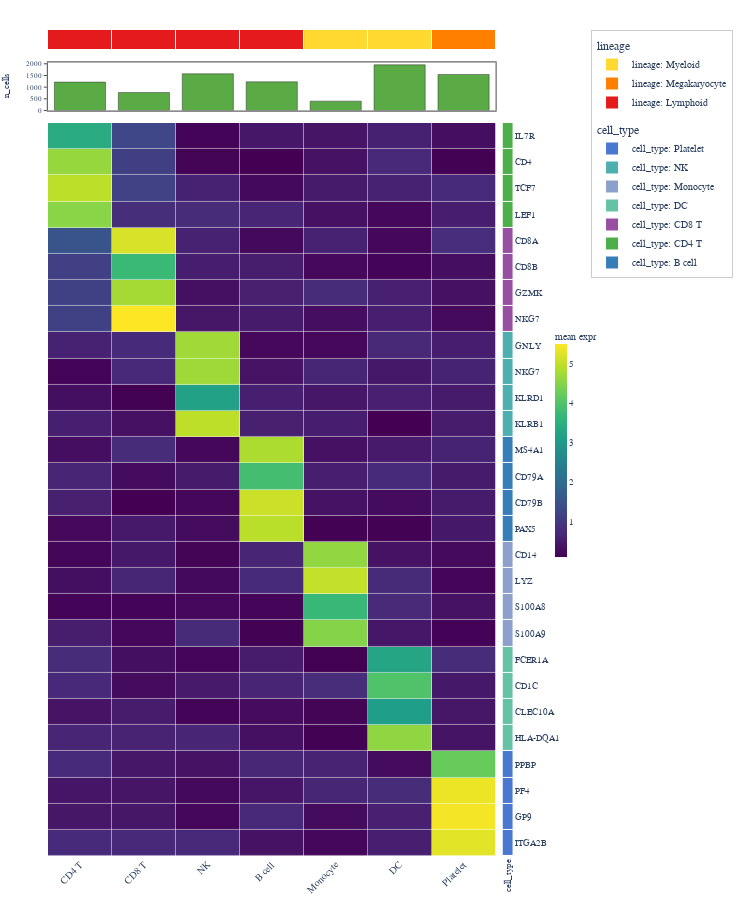

The notebook cell saved with this chart:
### Code cell
# ---------- 4. Single-Cell Marker Genes (scRNA-seq) ----------
#
# Mean expression of known marker genes per cell cluster.
# Classic dot-plot alternative used in scRNA-seq papers (Seurat/Scanpy style).
# No row/col clustering — genes and clusters are in biological order.

rng4 = np.random.default_rng(2027)

# Cell type clusters and their canonical markers
cluster_markers = {
    "CD4 T": ["IL7R", "CD4", "TCF7", "LEF1"],
    "CD8 T": ["CD8A", "CD8B", "GZMK", "NKG7"],
    "NK": ["GNLY", "NKG7", "KLRD1", "KLRB1"],
    "B cell": ["MS4A1", "CD79A", "CD79B", "PAX5"],
    "Monocyte": ["CD14", "LYZ", "S100A8", "S100A9"],
    "DC": ["FCER1A", "CD1C", "CLEC10A", "HLA-DQA1"],
    "Platelet": ["PPBP", "PF4", "GP9", "ITGA2B"],
}

clusters = list(cluster_markers.keys())
all_markers = [g for genes in cluster_markers.values() for g in genes]
n_markers = len(all_markers)
n_clusters = len(clusters)

# Cell type lineage annotation
lineage_map = {"CD4 T": "Lymphoid", "CD8 T": "Lymphoid", "NK": "Lymphoid",
               "B cell": "Lymphoid", "Monocyte": "Myeloid", "DC": "Myeloid",
               "Platelet": "Megakaryocyte"}
lineages = [lineage_map[c] for c in clusters]

# Build expression matrix: markers high in their own cluster, low elsewhere
mean_expr = rng4.uniform(0.1, 0.8, (n_markers, n_clusters))
marker_idx = 0
for ci, (ctype, markers) in enumerate(cluster_markers.items()):
    for mi in range(len(markers)):
        mean_expr[marker_idx + mi, ci] = rng4.uniform(3.0, 5.5)
        # slight cross-reactivity with related types
        if ctype in ["CD4 T", "CD8 T"]:
            other = 1 - ci if ci <= 1 else ci
            mean_expr[marker_idx + mi, other] += rng4.uniform(0.5, 1.5)
    marker_idx += len(markers)

df_sc = pd.DataFrame(mean_expr, index=all_markers, columns=clusters)

# Number of cells per cluster (for bar annotation)
n_cells = rng4.integers(200, 3000, n_clusters).astype(float)

top_ha4 = HeatmapAnnotation(
    lineage=lineages,
    n_cells={"values": n_cells, "type": "bar", "color": "#5AAA46"},
)

# Gene-level: which cluster each marker belongs to
marker_cluster = [c for c, markers in cluster_markers.items() for _ in markers]
right_ha4 = HeatmapAnnotation(
    cell_type=marker_cluster,
    which="row",
)

hm4 = ComplexHeatmap(
    df_sc,
    top_annotation=top_ha4,
    right_annotation=right_ha4,
    cluster_rows=False,   # keep biological marker order
    cluster_cols=False,   # keep cluster order
    colorscale="Viridis",
    normalize="none",
    name="mean expr",
    width=750,
    height=900,
)
hm4.to_plotly()

### Figure 1 — Plotly figure (JSON) as saved in the notebook; plotly's stock layout.template omitted (floating-point values rounded to 4 significant figures; data arrays with more than 128 entries replaced by an {"elided": "..."} marker saying what was removed)
{"data": [{"colorbar": {"len": 0.3, "outlinewidth": 0, "thickness": 12, "tickfont": {"family": "Arial, Helvetica, sans-serif", "size": 9}, "title": {"font": {"family": "Arial, Helvetica, sans-serif", "size": 10}, "text": "mean expr"}, "x": 1.079, "xpad": 4, "y": 0.5}, "colorscale": [[0.0, "#440154"], [0.1111, "#482878"], [0.2222, "#3e4989"], [0.3333, "#31688e"], [0.4444, "#26828e"], [0.5556, "#1f9e89"], [0.6667, "#35b779"], [0.7778, "#6ece58"], [0.8889, "#b5de2b"], [1.0, "#fde725"]], "customdata": {"elided": "28x7x2 str values"}, "hovertemplate": "row: %{customdata[0]}<br>col: %{customdata[1]}<br>value: %{z:.3f}<extra></extra>", "x": [0.0, 1.0, 2.0, 3.0, 4.0, 5.0, 6.0], "xgap": 0.5, "y": [0.0, 1.0, 2.0, 3.0, 4.0, 5.0, 6.0, 7.0, 8.0, 9.0, 10.0, 11.0, 12.0, 13.0, 14.0, 15.0, 16.0, 17.0, 18.0, 19.0, 20.0, 21.0, 22.0, 23.0, 24.0, 25.0, 26.0, 27.0], "ygap": 0.5, "z": {"elided": "28x7 float values"}, "type": "heatmap", "xaxis": "x3", "yaxis": "y3"}, {"colorscale": [[0.0, "#E41A1C"], [0.3333, "#E41A1C"], [0.3333, "#FF7F00"], [0.6667, "#FF7F00"], [0.6667, "#FFD92F"], [1.0, "#FFD92F"]], "customdata": [["Lymphoid", "Lymphoid", "Lymphoid", "Lymphoid", "Myeloid", "Myeloid", "Megakaryocyte"]], "hovertemplate": "lineage: %{customdata}<extra></extra>", "showscale": false, "x": [0.0, 1.0, 2.0, 3.0, 4.0, 5.0, 6.0], "xgap": 1, "y": ["lineage"], "ygap": 1, "z": [[0, 0, 0, 0, 2, 2, 1]], "zmax": 2.5, "zmin": -0.5, "type": "heatmap", "xaxis": "x", "yaxis": "y"}, {"hovertemplate": "n_cells: %{y:.2f}<extra></extra>", "marker": {"color": "#5AAA46", "line": {"color": "#333333", "width": 0.5}}, "name": "n_cells", "showlegend": false, "x": [0.0, 1.0, 2.0, 3.0, 4.0, 5.0, 6.0], "y": [1216.0, 768.0, 1572.0, 1227.0, 401.0, 1956.0, 1543.0], "type": "bar", "xaxis": "x2", "yaxis": "y2"}, {"colorscale": [[0.0, "#377EB8"], [0.1429, "#377EB8"], [0.1429, "#4DAF4A"], [0.2857, "#4DAF4A"], [0.2857, "#984EA3"], [0.4286, "#984EA3"], [0.4286, "#66C2A5"], [0.5714, "#66C2A5"], [0.5714, "#8DA0CB"], [0.7143, "#8DA0CB"], [0.7143, "#4EAFB0"], [0.8571, "#4EAFB0"], [0.8571, "#4878CF"], [1.0, "#4878CF"]], "customdata": [["CD4 T"], ["CD4 T"], ["CD4 T"], ["CD4 T"], ["CD8 T"], ["CD8 T"], ["CD8 T"], ["CD8 T"], ["NK"], ["NK"], ["NK"], ["NK"], ["B cell"], ["B cell"], ["B cell"], ["B cell"], ["Monocyte"], ["Monocyte"], ["Monocyte"], ["Monocyte"], ["DC"], ["DC"], ["DC"], ["DC"], ["Platelet"], ["Platelet"], ["Platelet"], ["Platelet"]], "hovertemplate": "cell_type: %{customdata}<extra></extra>", "showscale": false, "x": ["cell_type"], "xgap": 1, "y": [0.0, 1.0, 2.0, 3.0, 4.0, 5.0, 6.0, 7.0, 8.0, 9.0, 10.0, 11.0, 12.0, 13.0, 14.0, 15.0, 16.0, 17.0, 18.0, 19.0, 20.0, 21.0, 22.0, 23.0, 24.0, 25.0, 26.0, 27.0], "ygap": 1, "z": [[1], [1], [1], [1], [2], [2], [2], [2], [5], [5], [5], [5], [0], [0], [0], [0], [4], [4], [4], [4], [3], [3], [3], [3], [6], [6], [6], [6]], "zmax": 6.5, "zmin": -0.5, "type": "heatmap", "xaxis": "x4", "yaxis": "y4"}, {"legendgroup": "lineage", "legendgrouptitle": {"text": "lineage"}, "marker": {"color": "#E41A1C", "size": 10, "symbol": "square"}, "mode": "markers", "name": "lineage: Lymphoid", "showlegend": true, "x": [null], "y": [null], "type": "scatter"}, {"legendgroup": "lineage", "legendgrouptitle": {"text": "lineage"}, "marker": {"color": "#FF7F00", "size": 10, "symbol": "square"}, "mode": "markers", "name": "lineage: Megakaryocyte", "showlegend": true, "x": [null], "y": [null], "type": "scatter"}, {"legendgroup": "lineage", "legendgrouptitle": {"text": "lineage"}, "marker": {"color": "#FFD92F", "size": 10, "symbol": "square"}, "mode": "markers", "name": "lineage: Myeloid", "showlegend": true, "x": [null], "y": [null], "type": "scatter"}, {"legendgroup": "cell_type", "legendgrouptitle": {"text": "cell_type"}, "marker": {"color": "#377EB8", "size": 10, "symbol": "square"}, "mode": "markers", "name": "cell_type: B cell", "showlegend": true, "x": [null], "y": [null], "type": "scatter"}, {"legendgroup": "cell_type", "legendgrouptitle": {"text": "cell_type"}, "marker": {"color": "#4DAF4A", "size": 10, "symbol": "square"}, "mode": "markers", "name": "cell_type: CD4 T", "showlegend": true, "x": [null], "y": [null], "type": "scatter"}, {"legendgroup": "cell_type", "legendgrouptitle": {"text": "cell_type"}, "marker": {"color": "#984EA3", "size": 10, "symbol": "square"}, "mode": "markers", "name": "cell_type: CD8 T", "showlegend": true, "x": [null], "y": [null], "type": "scatter"}, {"legendgroup": "cell_type", "legendgrouptitle": {"text": "cell_type"}, "marker": {"color": "#66C2A5", "size": 10, "symbol": "square"}, "mode": "markers", "name": "cell_type: DC", "showlegend": true, "x": [null], "y": [null], "type": "scatter"}, {"legendgroup": "cell_type", "legendgrouptitle": {"text": "cell_type"}, "marker": {"color": "#8DA0CB", "size": 10, "symbol": "square"}, "mode": "markers", "name": "cell_type: Monocyte", "showlegend": true, "x": [null], "y": [null], "type": "scatter"}, {"legendgroup": "cell_type", "legendgrouptitle": {"text": "cell_type"}, "marker": {"color": "#4EAFB0", "size": 10, "symbol": "square"}, "mode": "markers", "name": "cell_type: NK", "showlegend": true, "x": [null], "y": [null], "type": "scatter"}, {"legendgroup": "cell_type", "legendgrouptitle": {"text": "cell_type"}, "marker": {"color": "#4878CF", "size": 10, "symbol": "square"}, "mode": "markers", "name": "cell_type: Platelet", "showlegend": true, "x": [null], "y": [null], "type": "scatter"}], "layout": {"xaxis": {"anchor": "y", "domain": [0.0, 0.9604], "matches": "x3", "showticklabels": false, "showgrid": false, "zeroline": false, "showline": false}, "yaxis": {"anchor": "x", "domain": [0.9758, 1.0], "showgrid": false, "zeroline": false, "showticklabels": false, "showline": false}, "xaxis2": {"anchor": "y2", "domain": [0.0, 0.9604], "matches": "x3", "showticklabels": false, "showgrid": false, "zeroline": false, "showline": true, "linewidth": 1.2, "linecolor": "#666666", "mirror": true}, "yaxis2": {"anchor": "x2", "domain": [0.9026, 0.9608], "showgrid": false, "zeroline": false, "showticklabels": true, "showline": true, "title": {"font": {"size": 9, "family": "Arial, Helvetica, sans-serif"}, "text": "n_cells"}, "linewidth": 1.2, "linecolor": "#666666", "mirror": true, "tickfont": {"size": 7, "family": "Arial, Helvetica, sans-serif"}, "ticks": "outside", "ticklen": 3}, "xaxis3": {"anchor": "y3", "domain": [0.0, 0.9604], "showgrid": false, "zeroline": false, "showticklabels": true, "showline": false, "tickfont": {"size": 10, "family": "Arial, Helvetica, sans-serif"}, "tickvals": [0, 1, 2, 3, 4, 5, 6], "ticktext": ["CD4 T", "CD8 T", "NK", "B cell", "Monocyte", "DC", "Platelet"], "tickangle": -45, "side": "bottom"}, "yaxis3": {"anchor": "x3", "domain": [0.0, 0.8876], "showgrid": false, "zeroline": false, "showticklabels": false, "showline": false, "range": [27.5, -0.5], "autorange": false}, "xaxis4": {"anchor": "y4", "domain": [0.9754, 1.0], "showgrid": false, "zeroline": false, "showticklabels": true, "showline": false, "tickfont": {"size": 9, "family": "Arial, Helvetica, sans-serif"}, "tickvals": ["cell_type"], "ticktext": ["cell_type"], "tickangle": -90}, "yaxis4": {"anchor": "x4", "domain": [0.0, 0.8876], "matches": "y3", "showticklabels": true, "showgrid": false, "zeroline": false, "showline": false, "tickfont": {"size": 9, "family": "Arial, Helvetica, sans-serif"}, "tickvals": [0, 1, 2, 3, 4, 5, 6, 7, 8, 9, 10, 11, 12, 13, 14, 15, 16, 17, 18, 19, 20, 21, 22, 23, 24, 25, 26, 27], "ticktext": ["IL7R", "CD4", "TCF7", "LEF1", "CD8A", "CD8B", "GZMK", "NKG7", "GNLY", "NKG7", "KLRD1", "KLRB1", "MS4A1", "CD79A", "CD79B", "PAX5", "CD14", "LYZ", "S100A8", "S100A9", "FCER1A", "CD1C", "CLEC10A", "HLA-DQA1", "PPBP", "PF4", "GP9", "ITGA2B"], "side": "right", "range": [27.5, -0.5], "autorange": false}, "barmode": "stack", "margin": {"l": 5, "r": 236, "t": 30, "b": 5}, "font": {"family": "Arial, Helvetica, sans-serif", "size": 11}, "legend": {"font": {"size": 10, "family": "Arial, Helvetica, sans-serif"}, "x": 1.165, "y": 1.0, "xanchor": "left", "yanchor": "top", "tracegroupgap": 8, "itemsizing": "constant", "bgcolor": "rgba(255,255,255,0.8)", "bordercolor": "#cccccc", "borderwidth": 1}, "width": 750, "height": 900, "plot_bgcolor": "rgba(0,0,0,0)", "paper_bgcolor": "white"}}
